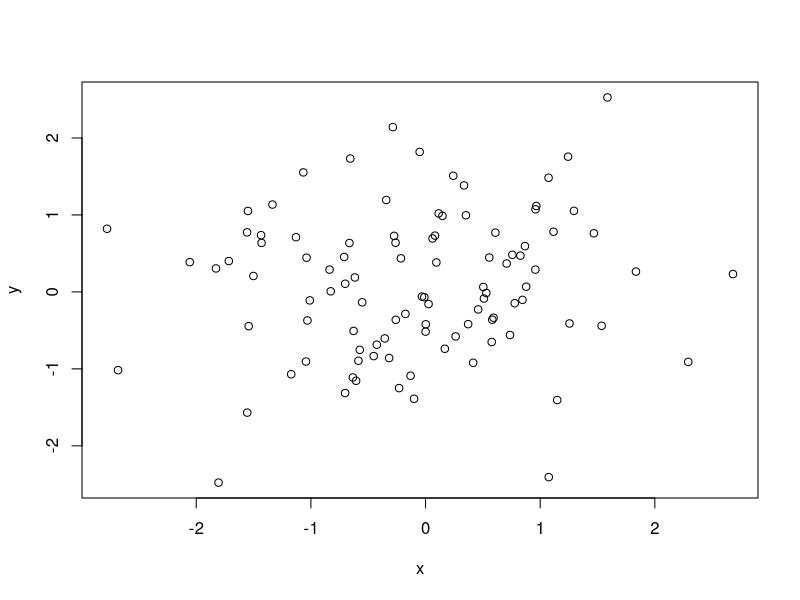
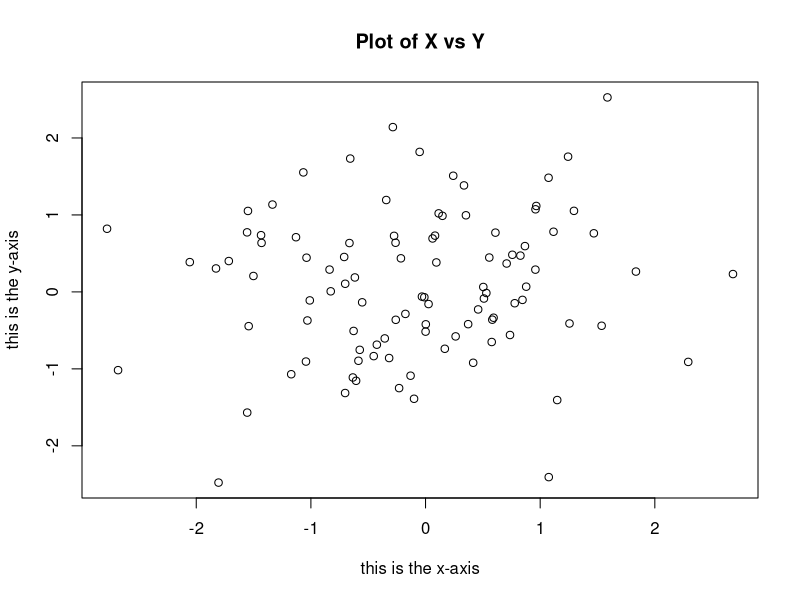
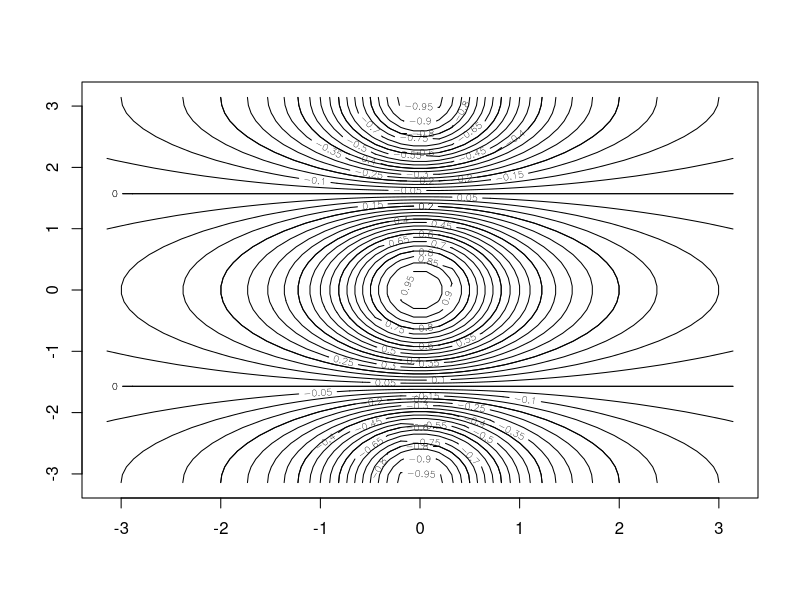
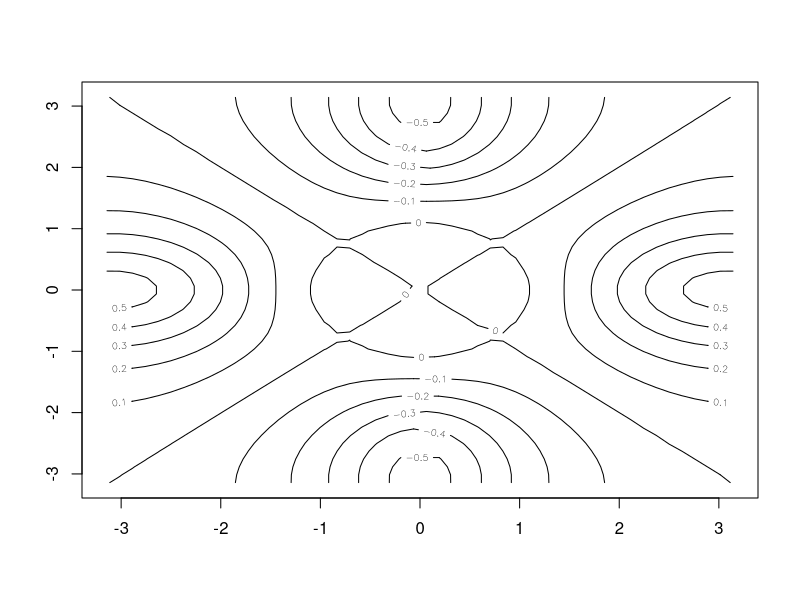
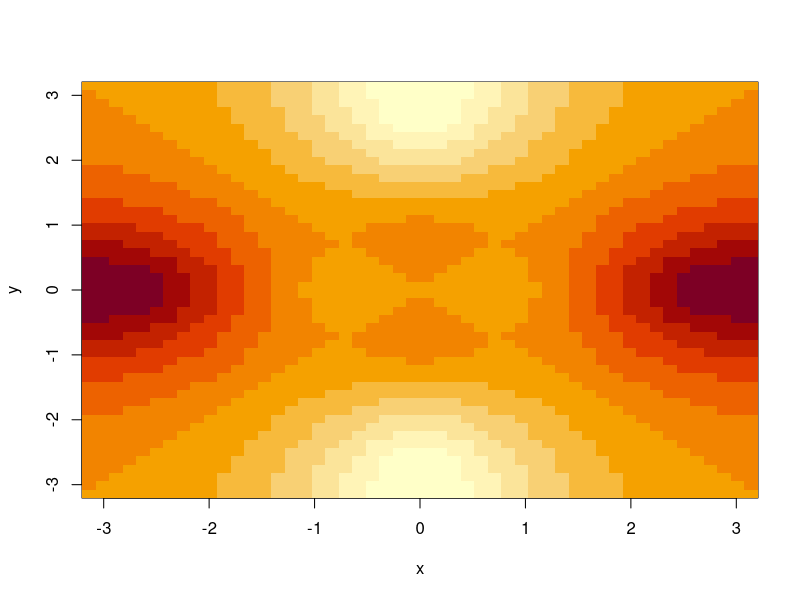
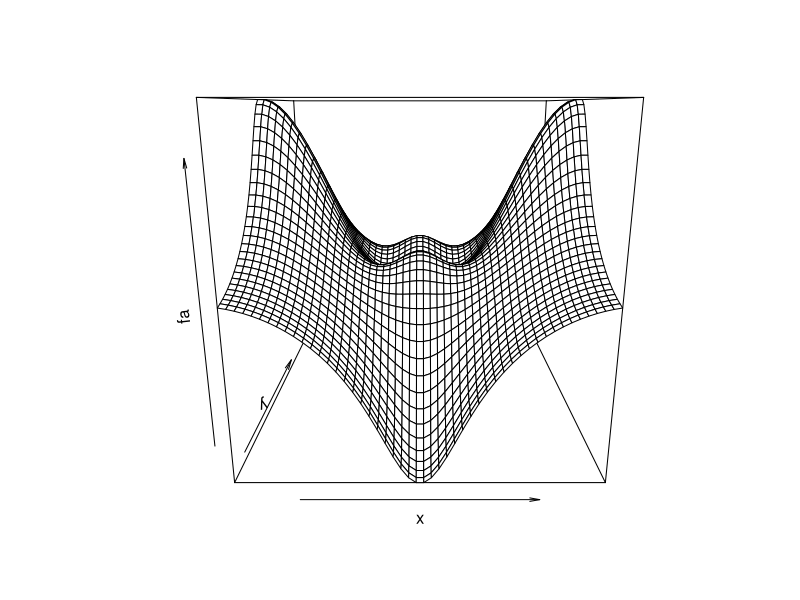
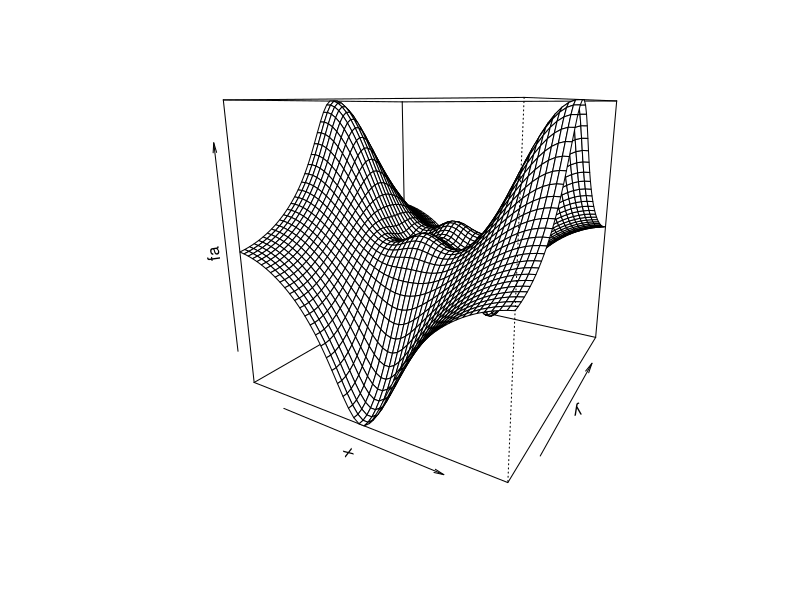
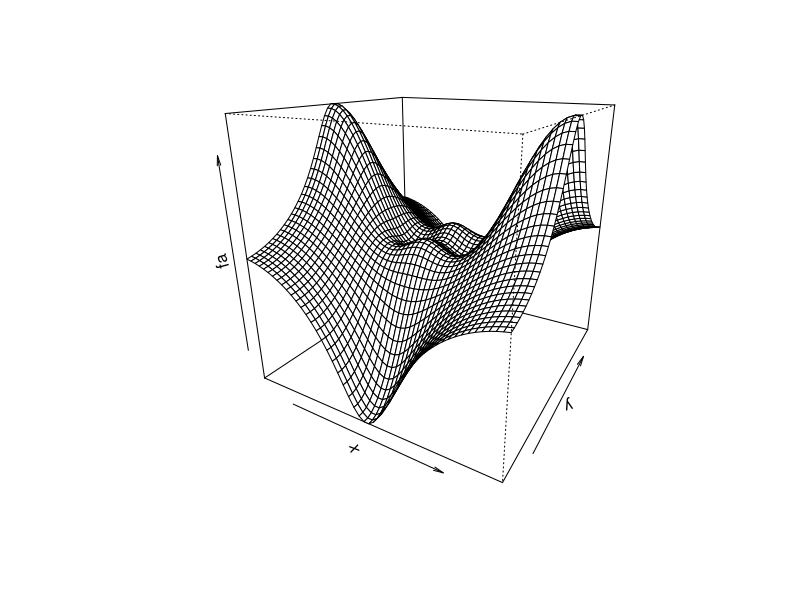

Write R code to recreate these figures, in order.
# Intro to Statistical Learning - Ch 2 
# Lab: Introduction to R Code 
# Establishing that R is function-based 
x <- c(1,3,2,5)
x
?matrix
# Creating a simple matrix 
x = matrix(data=c(1, 2, 3, 4), nrow=2, ncol=2)
x
# Using byrow 
y = matrix(data=c(1, 2, 3, 4), nrow=2, ncol=2, byrow=TRUE)
y
sqrt(y)
y^2
# Using the rnorm() and cor() functions
x = rnorm(50)
x
y = x+rnorm(50, mean=50, sd=.1)
cor(x,y)
?plot
x=rnorm(100)
y=rnorm(100)
plot(x, y)
plot(x, y, xlab="this is the x-axis", ylab="this is the y-axis", main="Plot of X vs Y")
# creating and saving a plot 
pdf("Figure.pdf")
plot(x, y, col='green')
dev.off()
x = seq(-pi, pi, length = 50)
x
?contour
y=x
y
f = outer(x, y, function(x,y)cos(y)/(1+x^2))
contour(x, y, f)
# Adding in some customization
contour(x, y, f, nlevels=45, add=T)
fa = (f-t(f))/2
contour(x, y, fa, nlevels=15)
# Messing around with image and other 3d plots 
image(x, y, fa)
persp(x, y, fa)
# theta and phi seem to be the viewing angles 
persp(x, y, fa, theta=30)
persp(x, y, fa, theta=30, phi=20)
persp(x, y, fa, theta=30, phi=70)
persp(x, y, fa, theta=30, phi=40)
